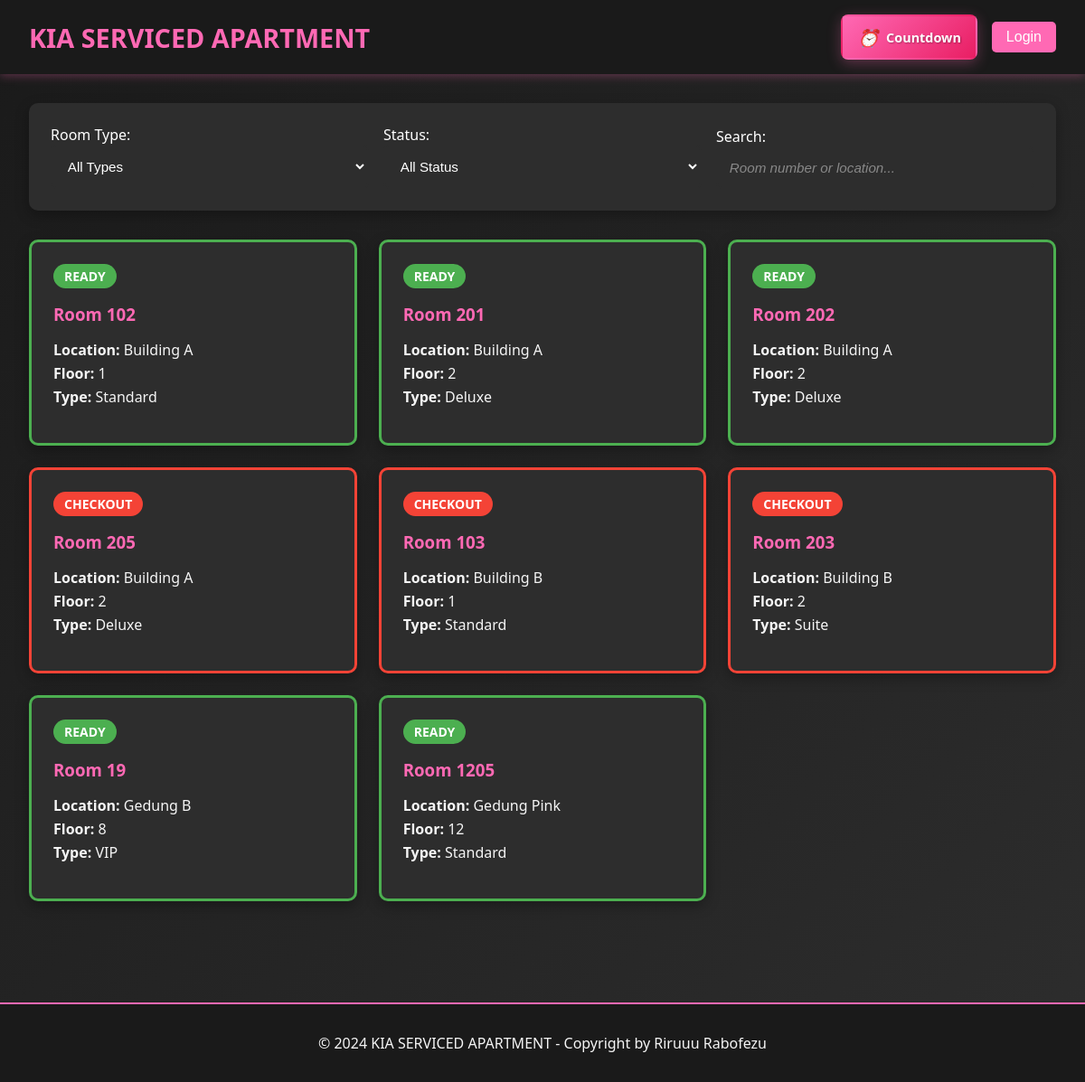
Before: / with the older database file.
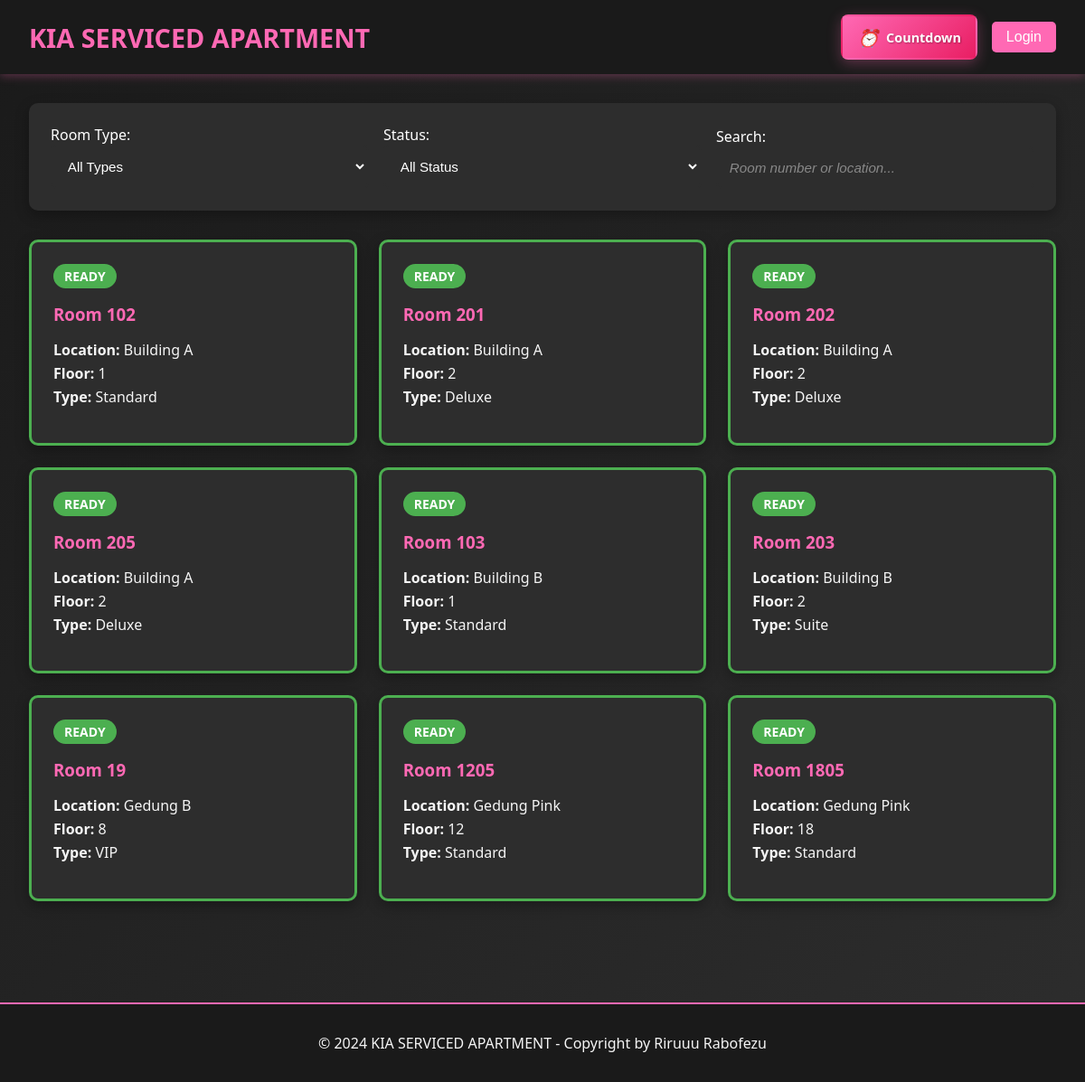
After: the same page with the newer database file.
### tables this page shows
CREATE TABLE `rooms` (
  `id` int(11) NOT NULL,
  `location` varchar(100) NOT NULL,
  `floor_number` int(11) NOT NULL,
  `room_number` varchar(20) NOT NULL,
  `room_type` varchar(50) NOT NULL,
  `wifi_name` varchar(100) DEFAULT NULL,
  `wifi_password` varchar(100) DEFAULT NULL,
  `status` enum('ready','booked','checkin','checkout') DEFAULT 'ready',
  `created_at` timestamp NOT NULL DEFAULT current_timestamp(),
  `updated_at` timestamp NOT NULL DEFAULT current_timestamp() ON UPDATE current_timestamp()
);

### includes/config.php (called while the page is built, shortened)
<?php
function isLoggedIn() {
    return isset($_SESSION['user_id']);
}
?>

### index.php (the view, shortened to what this page needs)
<?php
require_once 'includes/config.php';
$sql = "SELECT r.*,
               b.id as booking_id,
               b.guest_name,
               b.arrival_time,
               b.phone_number,
               b.duration_type,
               b.duration_hours,
               b.price_amount,
               b.payment_method,
               b.deposit_type,
               b.deposit_amount,
               b.notes,
               b.status as booking_status,
               b.checkin_time,
               b.checkout_time,
               b.extra_time_hours,
               b.extra_time_amount
        FROM rooms r
        LEFT JOIN (
            SELECT b1.*
            FROM bookings b1
            INNER JOIN (
                SELECT room_id, MAX(id) as max_id
                FROM bookings
                WHERE status IN ('booked', 'checkin', 'checkout')
                GROUP BY room_id
            ) b2 ON b1.room_id = b2.room_id AND b1.id = b2.max_id
        ) b ON r.id = b.room_id
        ORDER BY
            CASE
                WHEN b.status = 'booked' AND b.arrival_time < NOW() THEN 1
                ELSE 2
            END,
            r.location, r.floor_number, r.room_number";
$stmt = $pdo->prepare($sql);
$stmt->execute();
$rooms = $stmt->fetchAll();
foreach ($rooms as $key => $room) {
    if ($room['booking_id']) {
        $rooms[$key]['status'] = $room['booking_status'];
    } else {
        $rooms[$key]['status'] = 'ready';
    }
}
?>
<!DOCTYPE html>
<html lang="id">
<head>
    <link rel="stylesheet" href="assets/css/style.css">
</head>
<body>
    <header class="header">
        <div class="header-content">
            <a href="index.php" class="logo">KIA SERVICED APARTMENT</a>
            <div class="header-actions">
                <a href="countdown.php" class="btn-countdown-header">
                    <i class="countdown-icon-small">⏰</i>
                    <span>Countdown</span>
                </a>
                <?php if (isLoggedIn()): ?>
                    <span style="color: var(--primary-pink); margin-right: 1rem;">
                        Welcome, <?php echo htmlspecialchars($_SESSION['full_name']); ?> (<?php echo ucfirst($_SESSION['user_role']); ?>)
                    </span>
                    <a href="admin/dashboard.php" class="btn btn-primary">Dashboard</a>
                    <a href="includes/logout.php" class="btn btn-danger">Logout</a>
                <?php else: ?>
                    <button id="loginBtn" class="nav-toggle">Login</button>
                <?php endif; ?>
            </div>
        </div>
    </header>
    <div class="container">
        <div class="filters">
            <div class="filter-row">
                <div class="filter-group">
                    <label for="roomTypeFilter">Room Type:</label>
                    <select id="roomTypeFilter" class="form-control filter-control">
                        <option value="">All Types</option>
                    </select>
                </div>
                <div class="filter-group">
                    <label for="statusFilter">Status:</label>
                    <select id="statusFilter" class="form-control filter-control">
                        <option value="">All Status</option>
                    </select>
                </div>
                <div class="filter-group">
                    <label for="searchFilter">Search:</label>
                    <input type="text" id="searchFilter" class="form-control filter-control"
                           placeholder="Room number or location...">
                </div>
            </div>
        </div>
        <div class="rooms-grid">
            <?php foreach ($rooms as $room): ?>
                <div class="room-card <?php echo $room['status']; ?>"
                     data-room-type="<?php echo htmlspecialchars($room['room_type']); ?>"
                     data-status="<?php echo $room['status']; ?>"
                     data-room-number="<?php echo htmlspecialchars($room['room_number']); ?>"
                     data-location="<?php echo htmlspecialchars($room['location']); ?>">
                    <div class="room-status status-<?php echo $room['status']; ?>">
                        <?php echo ucfirst($room['status']); ?>
                    </div>
                    <div class="room-info">
                        <h3>Room <?php echo htmlspecialchars($room['room_number']); ?></h3>
                        <div class="room-details">
                            <p><strong>Location:</strong> <?php echo htmlspecialchars($room['location']); ?></p>
                            <p><strong>Floor:</strong> <?php echo $room['floor_number']; ?></p>
                            <p><strong>Type:</strong> <?php echo htmlspecialchars($room['room_type']); ?></p>
                        </div>
                    </div>
                </div>
            <?php endforeach; ?>
        </div>
    </div>
    <footer class="footer">
        <p>&copy; 2024 KIA SERVICED APARTMENT - Copyright by Riruuu Rabofezu</p>
    </footer>
</body>
</html>

Changed rows visible on the page:
computed for rooms (number 4 of 9 on the later page): status "CHECKOUT" → "READY"
computed for rooms (number 5 of 9 on the later page): status "CHECKOUT" → "READY"
computed for rooms "Suite": status "CHECKOUT" → "READY"
added rooms: status "READY", room_number "1805", location "Gedung Pink", floor_number "18", room_type "Standard"
